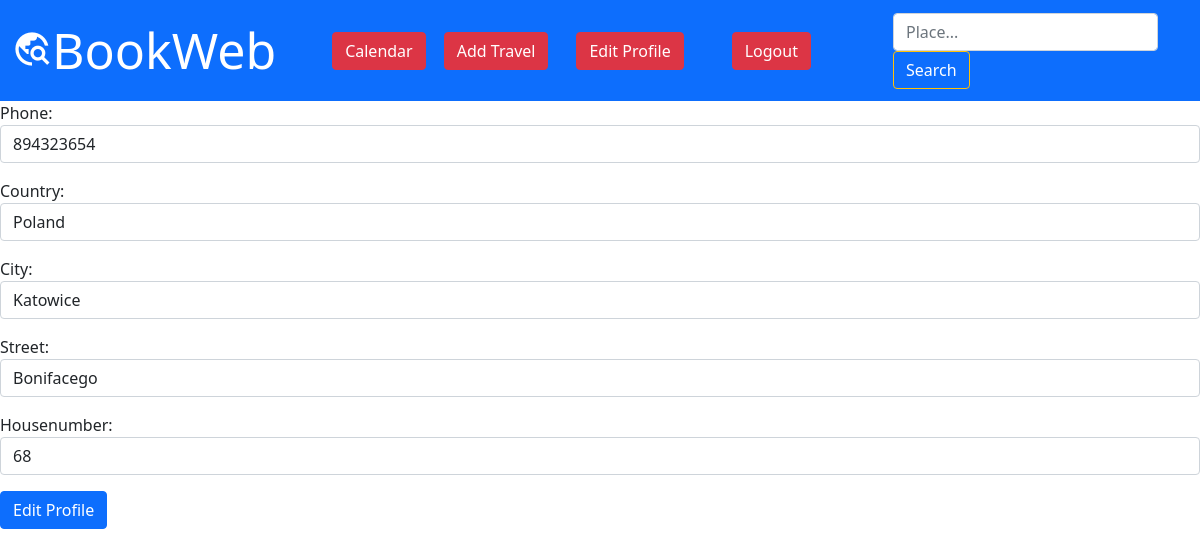
The app's page /members/edit_profile/ (signed in) with its own data.
### book/models.py (models this page shows, shortened)
class Profile(models.Model):
    user = models.OneToOneField(User, null=True, on_delete=models.CASCADE)
    phone = models.IntegerField(max_length=12, null=True, blank=True)
    country = models.CharField(max_length=50, null=True, blank=True)
    city = models.CharField(max_length=50, null=True, blank=True)
    street = models.CharField(max_length=50, null=True, blank=True)
    housenumber = models.IntegerField(null=True, blank=True)

### members/views.py (the view)
# urls.py: path('edit_profile/', EditProfilePageView.as_view(), name="edit_profile"),
class EditProfilePageView(generic.UpdateView):
    model = Profile
    template_name = 'registration/edit_profile.html'
    form_class = ProfilePageForm
    success_url = reverse_lazy('home')
    def get_object(self):
        user = self.request.user
        return Profile.objects.get(user=user.id)

### members/forms.py
class ProfilePageForm(forms.ModelForm):
    class Meta:
        model = Profile
        fields = ('user', 'phone', 'country', 'city', 'street', 'housenumber')
        widgets = {
                'user': forms.TextInput(attrs={'class':'form-control', 'value':'', 'id':'id', 'type':'hidden'}),
                'phone': forms.NumberInput(attrs={'class':'form-control'}),
                'country': forms.TextInput(attrs={'class':'form-control'}),
                'city': forms.TextInput(attrs={'class':'form-control'}),
                'street': forms.TextInput(attrs={'class':'form-control'}),
                'housenumber': forms.NumberInput(attrs={'class':'form-control'}),
        }

### members/templates/registration/edit_profile.html (shortened to what this page needs)
{% extends 'base.html' %}
{% block content %}
{% if user.is_authenticated %}
    {% if user.id == profile.user.id %}
        <div class="form-group">
        <form method="POST" enctype="multipart/form-data">
            {{ form.as_p }}
            <button class="btn btn-primary">Edit Profile</button>
        </form>
        </div>
    {% else %}
    You are not correct user...
    {% endif %}
{% else %}
    You are not allowed...
{% endif %}
{% endblock %}

### records on screen
Profile: phone "894323654", country "Poland", city "Katowice", street "Bonifacego", housenumber "68"
